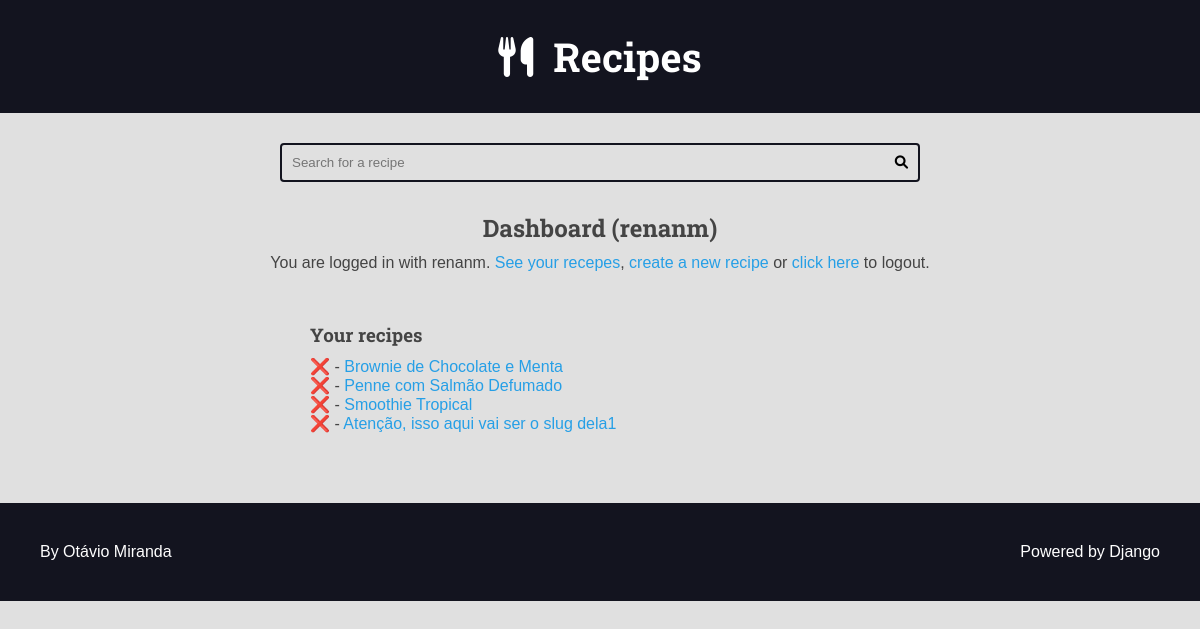
Page /authors/dashboard/ (signed in) on the earlier database version.
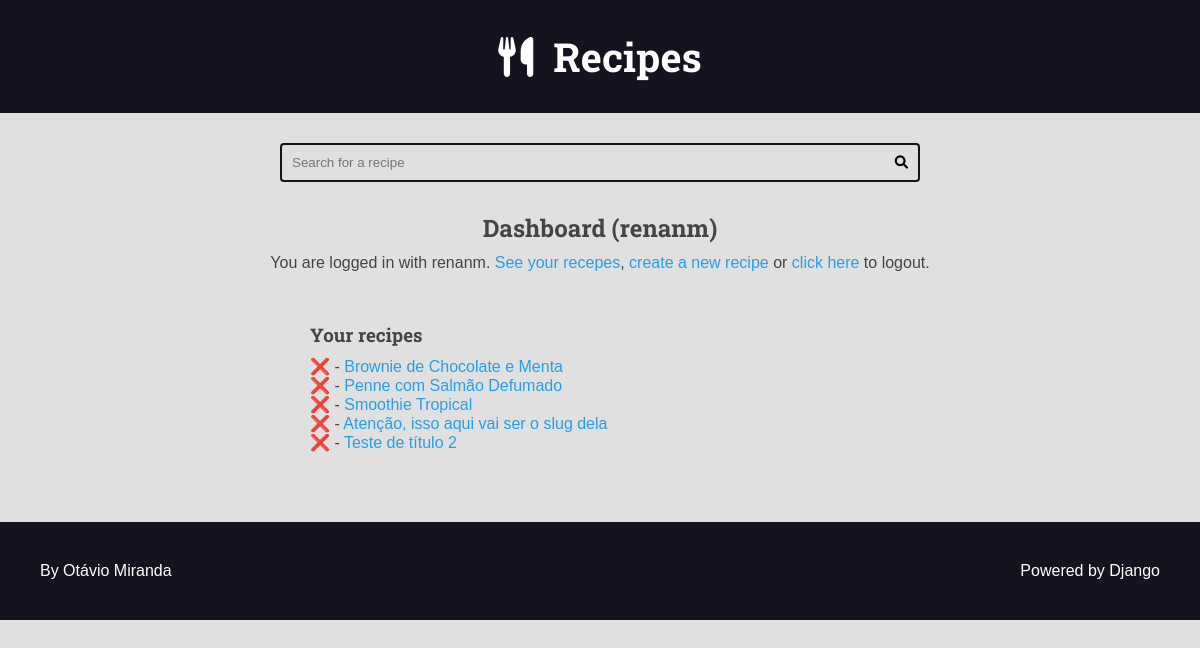
Same page on the later database version.
### recipes/models.py (models this page shows, shortened)
class Recipe(models.Model):
    title = models.CharField(max_length=65)
    description = models.CharField(max_length=165)
    slug = models.SlugField(unique=True)
    preparation_time = models.IntegerField()
    preparation_time_unit = models.CharField(max_length=65)
    servings = models.IntegerField()
    servings_unit = models.CharField(max_length=65)
    preparation_steps = models.TextField()
    preparation_step_is_html = models.BooleanField(default=False)
    created_at = models.DateTimeField(auto_now_add=True)
    updated_at = models.DateTimeField(auto_now=True)
    is_published = models.BooleanField(default=False)
    cover = models.ImageField(
        upload_to='recipes/covers/%Y/%m/%d/', blank=True, default='')
    category = models.ForeignKey(
        Category, on_delete=models.SET_NULL, null=True, blank=True, default=None,
    )
    author = models.ForeignKey(
        User, on_delete=models.SET_NULL, null=True
    )

### authors/views/all.py (the view)
# urls.py: path('dashboard/', views.dashboard, name='dashboard'),
@login_required(login_url='authors:login', redirect_field_name='next')
def dashboard(request):
    recipes = Recipe.objects.filter(
        is_published=False,
        author=request.user,
    )
    return render(
        request,
        'authors/pages/dashboard.html',
        context={
            'recipes': recipes,
        }
    )

### authors/templates/authors/pages/dashboard.html (shortened to what this page needs)
{% extends 'global/base.html' %}
{% block content %}
  <div class="main-content center container">
    <h2>Dashboard ({{ user }})</h2>
    {% include 'authors/partials/login_message.html' %}
    <div class="authors-dashboard-container">
      <h3>Your recipes</h3>
      <ul>
        {% for recipe in recipes %}
          <li>
            <form class="inline-form form-delete" action="{% url 'authors:dashboard_recipe_delete' %}" method="POST">
              <button class="plaintext-button" type="submit">❌</button>
            </form> -
            <a href="{% url 'authors:dashboard_recipe_edit' recipe.id %}">{{ recipe.title }}</a>
          </li>
        {% empty %}
          <li>
            <p>You do not have recipes, please create one.</p>
          </li>
        {% endfor %}
      </ul>
    </div>
  </div>
{% endblock content %}

### base_templates/global/base.html (shortened to what this page needs)
{% load static %}
<!DOCTYPE html>
<html lang="pt-BR">
<head>
    {% include 'global/partials/head.html' %}
</head>
<body>
    {% include 'global/partials/header.html' %} {% include 'global/partials/search.html' %}
    <main class="main-content-container">
        {% block content %}{% endblock content %}
    </main>
    {% include 'global/partials/footer.html' %}
</body>
</html>

### base_templates/global/partials/head.html (shortened to what this page needs)
{% load static %}
<link rel="stylesheet" href="https://cdnjs.cloudflare.com/ajax/libs/font-awesome/6.0.0/css/fontawesome.min.css"
/>
<link rel="stylesheet" href="https://cdnjs.cloudflare.com/ajax/libs/font-awesome/6.0.0/css/brands.min.css"
/>
<link rel="stylesheet" href="https://cdnjs.cloudflare.com/ajax/libs/font-awesome/6.0.0/css/solid.min.css"
/>
<link rel="stylesheet" href="{% static 'global/css/styles.css' %}">
<link rel="stylesheet" href="{% static 'global/css/global-style.css' %}">

### base_templates/global/partials/header.html
<header class="main-header-container">
    <div class="main-header container">
        <h1>
            <a class="main-logo" href="{% url 'recipes:home' %}">
                <i class="fas fa-utensils main-logo-icon"></i>
                <span class="main-logo-text">Recipes</span>
            </a>
        </h1>
    </div>
</header>

### base_templates/global/partials/search.html
<div class="search-container">
   <div class="container">
       <form action="{% url 'recipes:search' %}" class="search-form">
        <input
        type="search" class="search-input" name="q"
        value="{{ search_term }}" required
        placeholder="Search for a recipe"
        >
           <button type="submit" class="search-button"><i class="fas fa-search"></i></button>
       </form>
   </div>
</div>

### authors/templates/authors/partials/login_message.html (shortened to what this page needs)
{% if user.is_authenticated %}
<div class="login-message">
  You are logged in with {{user.username}}.
  <a href="{% url 'authors:dashboard' %}">See your recepes</a>,
  <a href="{% url 'authors:dashboard_recipe_new' %}">create a new recipe</a> or
  <form class="inline-form" action="{% url 'authors:logout' %}" method='POST'>
    <button class="plaintext-button" type="submit">click here</button>
  </form> to logout.
</div>
{% endif %}

### base_templates/global/partials/footer.html
<footer class="main-footer">
    <div class="developer">
        <a href="https://www.otaviomiranda.com.br/" target="_blanck" rel="noreferrer noopener">By Otávio Miranda</a>
    </div>
    <div class="powered">
        <a href="https://www.djangoproject.com/" target="_blank" rel="noreferrer noopener">Powered by Django</a>
    </div>
</footer>

### base_static/global/css/styles.css (style rules this page uses)
:root { --color-primary: #269fe6; --color-primary-hover: #2086c2; --color-primary-dark: #13141f; --color-primary-dark-hover: #212336; --color-primary-light: #d4ecfa; --color-primary-light-hover: #bdd8e7; --color-white: #fff; --color-black: #000; --color-dark-text: #444; --color-info-light: #cce5ff; --color-debug-light: #cce5ff; --color-success-light: #d4edda; --color-alert-light: #fff3cd; --color-warning-light: #fff3cd; --color-error-light: #f8d7da; --color-info-dark: #4d86c4; --color-debug-dark: #4d86c4; --color-success-dark: #4a9c5d; --color-alert-dark: #927f40; --color-warning-dark: #927f40; --color-error-dark: #da525d; --color-gray-0: #f9f9f9; --color-gray-1: #e0e0e0; --color-gray-2: #c7c7c7; --color-gray-3: #aeaeae; --color-gray-4: #959595; --color-gray-5: #7d7d7d; --color-gray-6: #646464; --color-gray-7: #4b4b4b; --color-gray-8: #323232; --color-gray-9: #191919; --font-primary: sans-serif; --font-headings: 'Roboto Slab', serif; --spacing-gutter-medium: 3rem; --spacing-gutter-large: 4rem; }
* { padding: 0; margin: 0; box-sizing: border-box; }
html { font-size: 62.5%; }
body { font-size: 1.6rem; font-family: var(--font-primary); background: var(--color-gray-1); color: var(--color-dark-text); }
h1, h2, h3, h4, h5, h6 { font-family: var(--font-headings); }
a { text-decoration: none; color: var(--color-primary); }
.container { max-width: 144rem; margin: 0 auto; padding: var(--spacing-gutter-medium); }
.main-header-container { background: var(--color-primary-dark); }
.main-logo { font-size: 4rem; color: var(--color-white); text-decoration: none; display: flex; flex-flow: row nowrap; align-items: center; justify-content: center; width: fit-content; margin: 0 auto; }
.main-logo-icon { margin-right: 2rem; }
.search-form { border: 0.2rem solid var(--color-primary-dark); max-width: 64rem; margin: 0 auto; border-radius: 0.4rem; position: relative; transition: all 300ms ease-in-out; }
.search-input, .search-button { border: none; background: none; outline: none; padding: 1rem; transition: all 300ms ease-in-out; }
.search-input { width: 100%; padding-right: 3rem; }
.search-button { position: absolute; top: 0; right: 0; }
.main-content { padding-top: 0; }
.main-footer { display: flex; align-items: center; justify-content: space-between; background: var(--color-primary-dark); color: var(--color-white); padding: var(--spacing-gutter-large); }
.main-footer a { color: var(--color-white); text-decoration: none; transition: all 300ms ease-in-out; }
.inline-form { display: inline; }
.plaintext-button { display: inline; border: none; background: none; cursor: pointer; color: var(--color-primary); font-size: 1.6rem; }
.login-message { margin: 1rem 0; }
.authors-dashboard-container { max-width: 64rem; text-align: left; padding: var(--spacing-gutter-medium); margin: 0 auto; }
.authors-dashboard-container h3, .authors-dashboard-container p, .authors-dashboard-container ul { list-style-type: none; margin: 1rem 0; }
.center { text-align: center; }

Differences in the rows shown:
changed Recipe: title "Atenção, isso aqui vai ser o slug dela1" → "Atenção, isso aqui vai ser o slug dela"
added Recipe: title "Teste de título 2"
